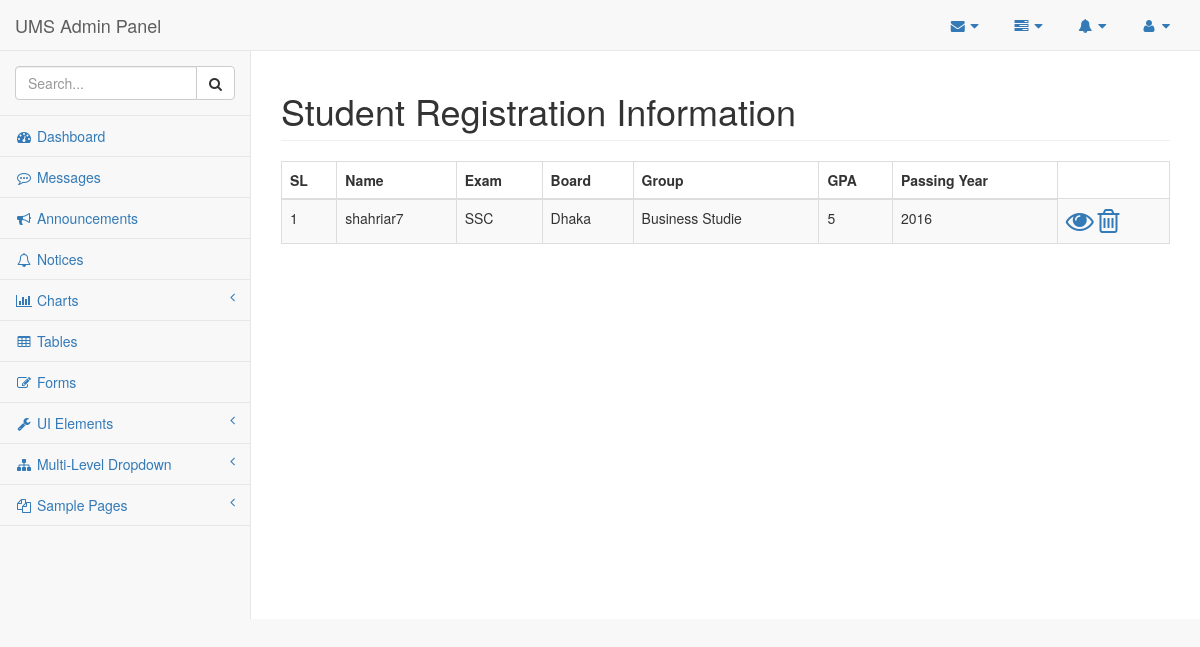
The app's page /admin/pages/std_regi_info.php (signed in) with its own data.
### tables this page shows
CREATE TABLE `std_regi_info` (
  `std_id` int(11) NOT NULL,
  `sub` varchar(48) NOT NULL,
  `std_name` varchar(48) NOT NULL,
  `f_name` varchar(48) NOT NULL,
  `m_name` varchar(48) NOT NULL,
  `date_of_birth` varchar(20) NOT NULL,
  `address` varchar(255) NOT NULL,
  `phone` varchar(35) NOT NULL,
  `picture` varchar(255) NOT NULL,
  `exam` varchar(15) NOT NULL,
  `study_group` varchar(15) NOT NULL,
  `board` varchar(48) NOT NULL,
  `passing_year` varchar(10) NOT NULL,
  `roll` varchar(10) NOT NULL,
  `class_div_grade` varchar(15) NOT NULL,
  `gpa` varchar(6) NOT NULL,
  `ammount` varchar(10) NOT NULL,
  `slip_no` varchar(15) NOT NULL,
  `date_of_pay` varchar(15) NOT NULL
);

### admin/pages/std_regi_info.php (the view, shortened to what this page needs)
<?php session_start();
    require_once('config.php');
?>
<!DOCTYPE html>
<html lang="en">
<head>
    <link href="../vendor/bootstrap/css/bootstrap.min.css" rel="stylesheet">
    <link href="../vendor/metisMenu/metisMenu.min.css" rel="stylesheet">
    <link href="../dist/css/sb-admin-2.css" rel="stylesheet">
    <link href="../vendor/font-awesome/css/font-awesome.min.css" rel="stylesheet" type="text/css">
</head>
<body>
    <div id="wrapper">
        <nav class="navbar navbar-default navbar-static-top" role="navigation" style="margin-bottom: 0">
            <div class="navbar-header">
                <a class="navbar-brand" href="index.php">UMS Admin Panel</a>
            </div>
            <ul class="nav navbar-top-links navbar-right">
                <li class="dropdown">
                    <a class="dropdown-toggle" data-toggle="dropdown" href="#">
                        <i class="fa fa-envelope fa-fw"></i> <i class="fa fa-caret-down"></i>
                    </a>
                </li>
                <li class="dropdown">
                    <a class="dropdown-toggle" data-toggle="dropdown" href="#">
                        <i class="fa fa-tasks fa-fw"></i> <i class="fa fa-caret-down"></i>
                    </a>
                </li>
                <li class="dropdown">
                    <a class="dropdown-toggle" data-toggle="dropdown" href="#">
                        <i class="fa fa-bell fa-fw"></i> <i class="fa fa-caret-down"></i>
                    </a>
                </li>
                <li class="dropdown">
                    <a class="dropdown-toggle" data-toggle="dropdown" href="#">
                        <i class="fa fa-user fa-fw"></i> <i class="fa fa-caret-down"></i>
                    </a>
                </li>
            </ul>
            <div class="navbar-default sidebar" role="navigation">
                <div class="sidebar-nav navbar-collapse">
                    <ul class="nav" id="side-menu">
                        <li class="sidebar-search">
                            <div class="input-group custom-search-form">
                                <input type="text" class="form-control" placeholder="Search...">
                                <span class="input-group-btn">
                                <button class="btn btn-default" type="button">
                                    <i class="fa fa-search"></i>
                                </button>
                            </span>
                            </div>
                        </li>
                        <li>
                            <a href="index.php"><i class="fa fa-dashboard fa-fw"></i> Dashboard</a>
                        </li>
                        <li>
                            <a href="messages.php"><i class="fa fa-commenting-o fa-fw"></i> Messages</a>
                        </li>
                        <li>
                            <a href="announcement.php"><i class="fa fa-bullhorn fa-fw"></i> Announcements</a>
                        </li>
                        <li>
                            <a href="#"><i class="fa fa-bell-o fa-fw"></i> Notices</a>
                        </li>
                        <li>
                            <a href="#"><i class="fa fa-bar-chart-o fa-fw"></i> Charts<span class="fa arrow"></span></a>
                        </li>
                        <li>
                            <a href="tables.html"><i class="fa fa-table fa-fw"></i> Tables</a>
                        </li>
                        <li>
                            <a href="forms.html"><i class="fa fa-edit fa-fw"></i> Forms</a>
                        </li>
                        <li>
                            <a href="#"><i class="fa fa-wrench fa-fw"></i> UI Elements<span class="fa arrow"></span></a>
                        </li>
                        <li>
                            <a href="#"><i class="fa fa-sitemap fa-fw"></i> Multi-Level Dropdown<span class="fa arrow"></span></a>
                        </li>
                        <li>
                            <a href="#"><i class="fa fa-files-o fa-fw"></i> Sample Pages<span class="fa arrow"></span></a>
                        </li>
                    </ul>
                </div>
            </div>
        </nav>
        <div id="page-wrapper">
            <div class="row">
                <div class="col-lg-12">
                    <h1 class="page-header">Student Registration Information </h1>
                     <div class="table-responsive">
                        <table class="table table-bordered table-hover table-striped">
                            <thead>
                                <tr>
                                    <th>SL</th>
                                    <th>Name</th>
                                    <th>Exam</th>
                                    <th>Board</th>
                                    <th>Group</th>
                                    <th>GPA</th>
                                    <th>Passing Year</th>
                                </tr>
                            </thead>
                            <tbody>
                            <?php
                                $srl=1;
                                $dbdata = "SELECT * FROM std_regi_info ORDER BY gpa DESC";
                                $qre = mysqli_query($DBC, $dbdata);
                                while($info=mysqli_fetch_array($qre)){ ?>
                                    <tr>
                                        <td><?= $srl++; ?></td>
                                        <td><?= $info['std_name']; ?></td>
                                        <td><?= $info['exam']; ?></td>
                                        <td><?= $info['board']; ?></td>
                                        <td><?= $info['study_group']; ?></td>
                                        <td><?= $info['gpa']; ?></td>
                                        <td><?= $info['passing_year']; ?></td>
                                        <td>
                                             <a class="action-btn" href="std_info_view.php?stdvid=<?= $info['std_id']; ?>"><i class="fa fa-2x  fa-eye"></i></a>
                                            <a class="action-btn" href="std_regi_info_delete.php?stddid=<?= $info['std_id']; ?>"><i class="fa fa-2x fa-trash-o"></i></a>
                                        </td>
                                    </tr>
                            <?php    }
                            ?>
                            </tbody>
                        </table>
                    </div>
                </div>
            </div>
        </div>
    </div>
</body>
</html>

### records on screen
std_regi_info: std_name "shahriar7", exam "SSC", board "Dhaka", study_group "Business Studie", gpa "5", passing_year "2016"
